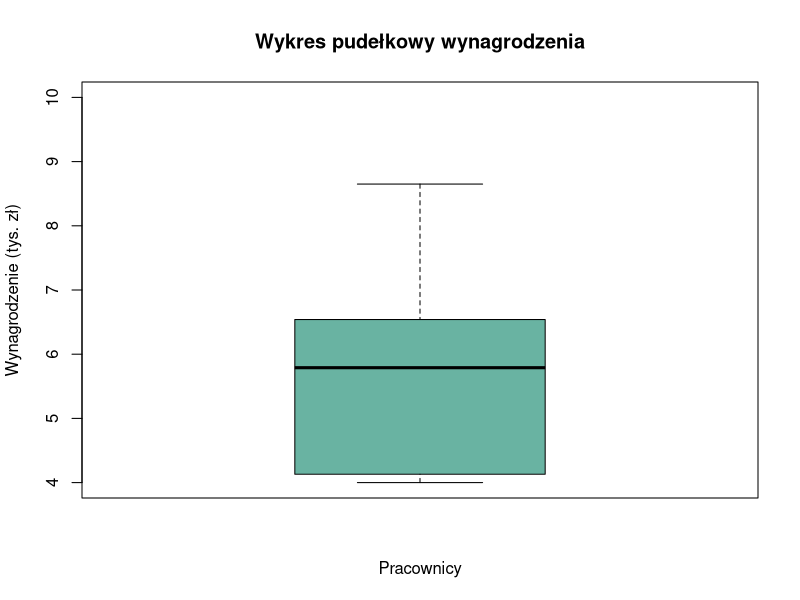
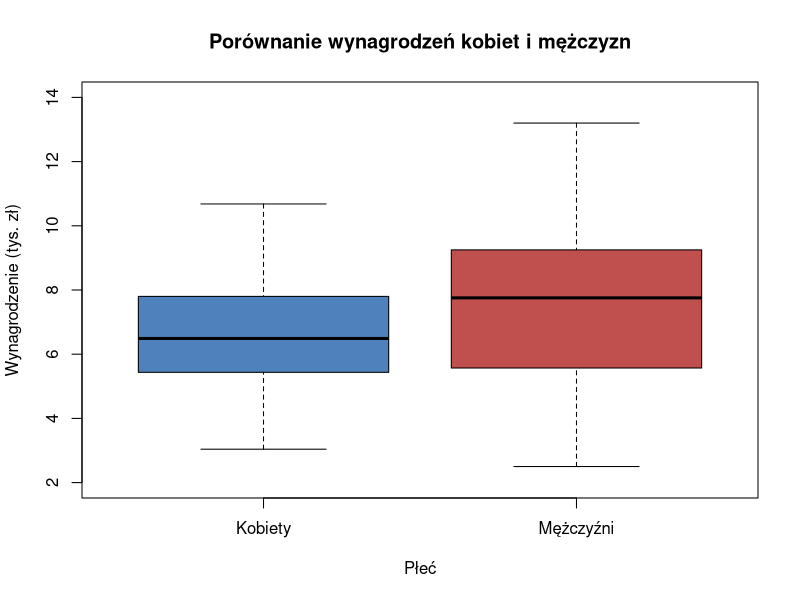

Recreate these plots in R, in order.
library(tidyverse)

wynagrodzenia=c(10.94, 4.85, 8.07, 6.98, 7.01, 6.54, 6.12, 6.05, 8.65, 6.49, 4.00, 4.00, 4.09, 6.26, 4.00, 5.79, 4.13, 4.91, 4.00, 4.29, 4.35)

#A

#wartości ekstremalne
xmin=min(wynagrodzenia) #4
xmax=max(wynagrodzenia) #10.94
R=xmax-xmin #6.94

#b

#kwartyle
quantile(wynagrodzenia)
#pierwszy: 4.13
#drugi (mediana): 5.79
#trzeci: 6.54

#c
#wykres pudełkowy

#d WYCIĄGNĄĆ WNIOSKI O ROZKŁADZIE:
#wszystkie dane w przedziale [4.00, 10.94]
#ok. 50% danych mieści się w przedziale [4.13, 6.54]
#ok 50% danych ma wartości poniżej 5.79
#ok 25% danych ma wartości poniżej 4.13 oraz ok 25% danych ma wartości powyżej 6.54

#d
#WYKRES PUDEŁKOWY
boxplot(wynagrodzenia, outline=FALSE, col="#69b3a2", main="Wykres pudełkowy wynagrodzenia", ylim=c(4,10), ylab="Wynagrodzenie (tys. zł)", xlab="Pracownicy")

#e
# rozstęp międzykwartylowy
q1=quantile(wynagrodzenia, prob=0.25)
q2=median(wynagrodzenia)
q3=quantile(wynagrodzenia, prob=0.75)
IRQ=q3-q1 #2.41

#odchylenie ćwiartkowe
Q=(q3-q1)/2 #1.205 czyli ok. 1.23

#kwartyl średni
Q_śr=(q1+q2)/2 #4.96

#pozycyjny współczynnik asymetrii:
Vasp=(q1+q3-2*q2)/(2*Q) #-0.3775934 czyli ok. -0.38

#kwartylny współczynnik asymetrii
VzQ=Q/q2*100 #20.81%


#ZADANIE 2
#KOBIETY
wynagrodzenie_k=c(5.88, 7.15, 5.72, 6.66, 5.76, 6.25, 7.55, 7.94, 4.18, 6.17, 4.81, 4.77, 5.50, 5.91,
                  6.02, 5.58, 3.88, 4.15, 4.92, 7.07, 5.88, 4.77, 6.15, 5.40, 6.98, 5.90, 4.52, 4.57,
                  6.11, 5.58, 6.94, 8.11, 8.06, 6.75, 8.23, 10.68, 6.86, 3.04, 4.92, 6.49, 3.66, 7.46,
                  9.65, 5.60, 6.63, 9.51, 7.15, 9.49, 4.78, 7.10, 5.86, 10.17, 5.47, 9.12, 8.51, 7.08,
                  7.02, 5.40, 8.18, 5.21, 5.57, 3.87, 7.19, 8.21, 10.13, 9.81, 5.32, 6.78, 7.66, 6.99,
                  10.46, 11.36, 9.51, 8.06, 3.27)
xmink=min(wynagrodzenie_k) #3.04
xmaxk=max(wynagrodzenie_k) #11.36
q1k=quantile(wynagrodzenie_k, prob=0.25) #5.44
q2k=median(wynagrodzenie_k) #6.49
q3k=quantile(wynagrodzenie_k, prob=0.75) #7.8

Qk=(q3k-q1k)/2
Vaspk=(q1k+q3k-2*q2k)/(2*Qk) #0.11
VzQk=Qk/q2k*100 #18.22%





wynagrodzenie_m=c(5.23, 7.38, 9.14, 3.77, 11.29, 7.41, 3.83, 6.53, 5.40, 5.38, 6.11, 8.58, 4.00, 9.08,
                  8.71, 12.79, 5.52, 9.01, 4.72, 9.59, 5.02, 9.60, 5.61, 8.31, 10.95, 7.95, 6.13, 5.14,
                  7.66, 9.85, 8.40, 13.20, 8.03, 8.67, 6.53, 5.04, 11.27, 7.33, 8.28, 12.49, 6.44, 8.35,
                  8.05, 2.50, 5.57, 8.93, 7.84, 9.71, 6.61, 10.87, 9.47, 9.29, 7.67, 6.59, 5.04, 6.22,
                  3.83, 10.59, 9.25, 9.04, 7.59, 5.35, 10.25, 5.03, 10.99, 10.33, 7.16, 2.66, 8.20, 7.32)
xminm=min(wynagrodzenie_m) #2.5
xmaxm=max(wynagrodzenie_m) #13.2
q1m=quantile(wynagrodzenie_m, prob=0.25) #5.58
q2m=median(wynagrodzenie_m) #7.76
q3m=quantile(wynagrodzenie_m, prob=0.75) #9.22

Qm=(q3m-q1m)/2
Vaspm=(q1m+q3m-2*q2m)/(2*Qm) #-0.19
VzQm=Qm/q2m*100 #23.48%


#B WYKRES WSPÓLNY
dane <- data.frame(
  wynagrodzenie_w = c(wynagrodzenie_m, wynagrodzenie_k),
  płeć = rep(c("Mężczyźni", "Kobiety"), c(length(wynagrodzenie_m), length(wynagrodzenie_k)))
)

boxplot(
  wynagrodzenie_w ~ płeć, data = dane, outline = FALSE,
  col = c("#4F81BD", "#C0504D"), 
  xlab = "Płeć",
  ylab = "Wynagrodzenie (tys. zł)",
  ylim=c(2,14),
  main = "Porównanie wynagrodzeń kobiet i mężczyzn")
